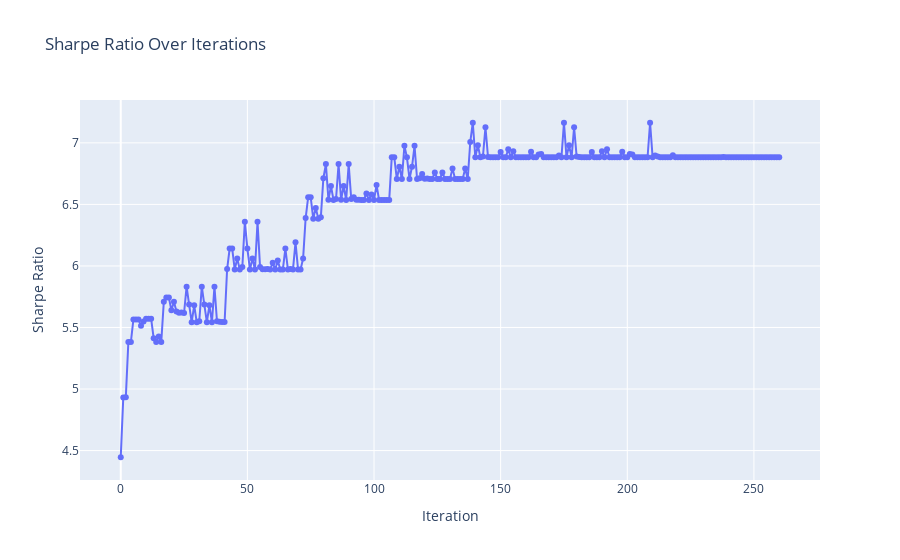

The notebook cell saved with this chart:
### Code cell
sharpe_ratios = [portfolio['sharpe'] for portfolio in total_portfolios]

fig = go.Figure(data=go.Scatter(x=list(range(len(sharpe_ratios))), y=sharpe_ratios, mode='lines+markers'))
fig.update_layout(title='Sharpe Ratio Over Iterations',
                  xaxis_title='Iteration',
                  yaxis_title='Sharpe Ratio',
                  )
fig.show()

### Figure 1 — Plotly figure (JSON) as saved in the notebook; plotly's stock layout.template omitted (floating-point values rounded to 4 significant figures; data arrays with more than 128 entries replaced by an {"elided": "..."} marker saying what was removed)
{"data": [{"mode": "lines+markers", "type": "scatter", "x": {"elided": "261 int values"}, "y": {"elided": "261 float values"}}], "layout": {"title": {"text": "Sharpe Ratio Over Iterations"}, "xaxis": {"title": {"text": "Iteration"}}, "yaxis": {"title": {"text": "Sharpe Ratio"}}}}
